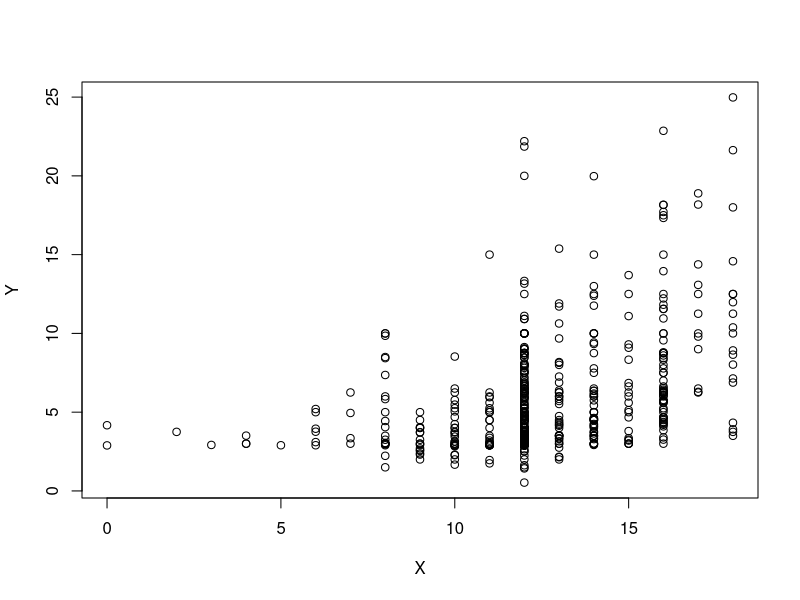
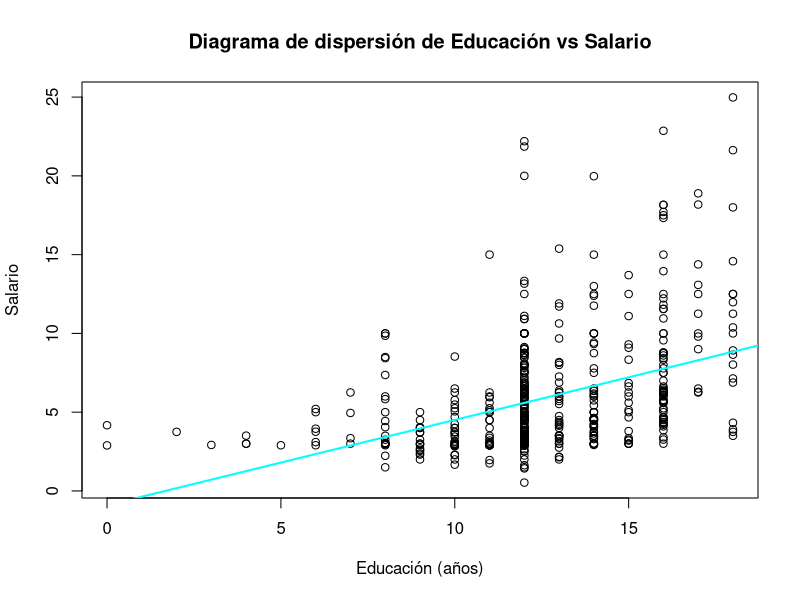

R code for these plots, in order:
## ---- chunk 1
knitr::opts_chunk$set(echo = TRUE)
## ---- chunk 2
library(dplyr)
## ---- chunk 3
tabla_1<-read.csv("wage1.csv")
head(tabla_1)

n <- length(tabla_1$wage)
## ---- chunk 4
tabla_2<-select(tabla_1, wage, educ)
head(tabla_2)
media_W<-mean(tabla_2$wage)
media_W

## ---- chunk 5
media_educ<-mean(tabla_2$educ)
media_educ
## ---- chunk 6
max_valores<-sapply(tabla_1, max, na.rm= TRUE)
min_valores<-sapply(tabla_1, min, na.rm= TRUE)


resumen_estadísticas <- data.frame(Max = max_valores, Min = min_valores)
head(resumen_estadísticas)


## ---- chunk 7
tabla_2<-rename(tabla_2, Y=wage, X=educ)
tabla_3<-mutate(tabla_2, x.=(X-mean(X)), y.=(Y-mean(Y)))
tabla_3<-rename(tabla_3)
head(tabla_3)

B2<-sum((tabla_3$x.)*(tabla_3$y.))/sum((tabla_3$x.)^(2))
B2
B1<-mean(tabla_3$Y)-B2*mean(tabla_3$X)
B1

y_gorro<-B1+tabla_3$X*B2
head(y_gorro)

u<-tabla_3$Y-y_gorro

tabla_3<-mutate(tabla_3, y_gorro, u,u2=u^2)
head(tabla_3)

## ---- chunk 8
X_media<-mean(tabla_3$X)
## ---- chunk 9
Y_media<-mean(tabla_3$Y)
## ---- chunk 10
X2<-((tabla_3$X)^2)
sum(X2)
## ---- chunk 11
Y2<-(tabla_3$Y)^2
sum(Y2)
## ---- chunk 12
xy<-(tabla_3$x.)*(tabla_3$y.)
sum(xy)
## ---- chunk 13
x2<-(tabla_3$x.)^2
sum(x2)
## ---- chunk 14
XY<-(tabla_3$X)*(tabla_3$Y)
sum(XY)

XmasY<-tabla_3$X+tabla_3$Y
sum(XmasY)

sum(tabla_3$u2)
## ---- chunk 15
plot(Y~X, data=tabla_3)
## ---- chunk 16
tabla_4<-select(tabla_1, educ, wage)
tabla_4<-rename(tabla_4, edX=educ, waY=wage)


β2<-sum((tabla_4$edX-mean(tabla_4$edX))*(tabla_4$waY-mean(tabla_4$waY)))/sum((tabla_4$edX-mean(tabla_4$edX))^2)
β2

β1<-mean(tabla_4$waY)- β2*mean(tabla_4$edX)
β1


## ---- chunk 17
modelo <- lm(waY ~ edX, data = tabla_4)
resumen <- summary(modelo)
resumen

## ---- chunk 18
plot(tabla_4$edX, tabla_4$waY,
     xlab = "Educación (años)", 
     ylab = "Salario", 
     main = "Diagrama de dispersión de Educación vs Salario")

abline(modelo, col = "cyan", lwd = 2)

## ---- chunk 19
y_go<-β1+tabla_4$edX*β2
head(y_go)

u<-tabla_4$waY-y_go
sum(u)
round(sum(u))

## ---- chunk 20
sum(tabla_4$edX*u)
round(sum(tabla_4$edX*u))

